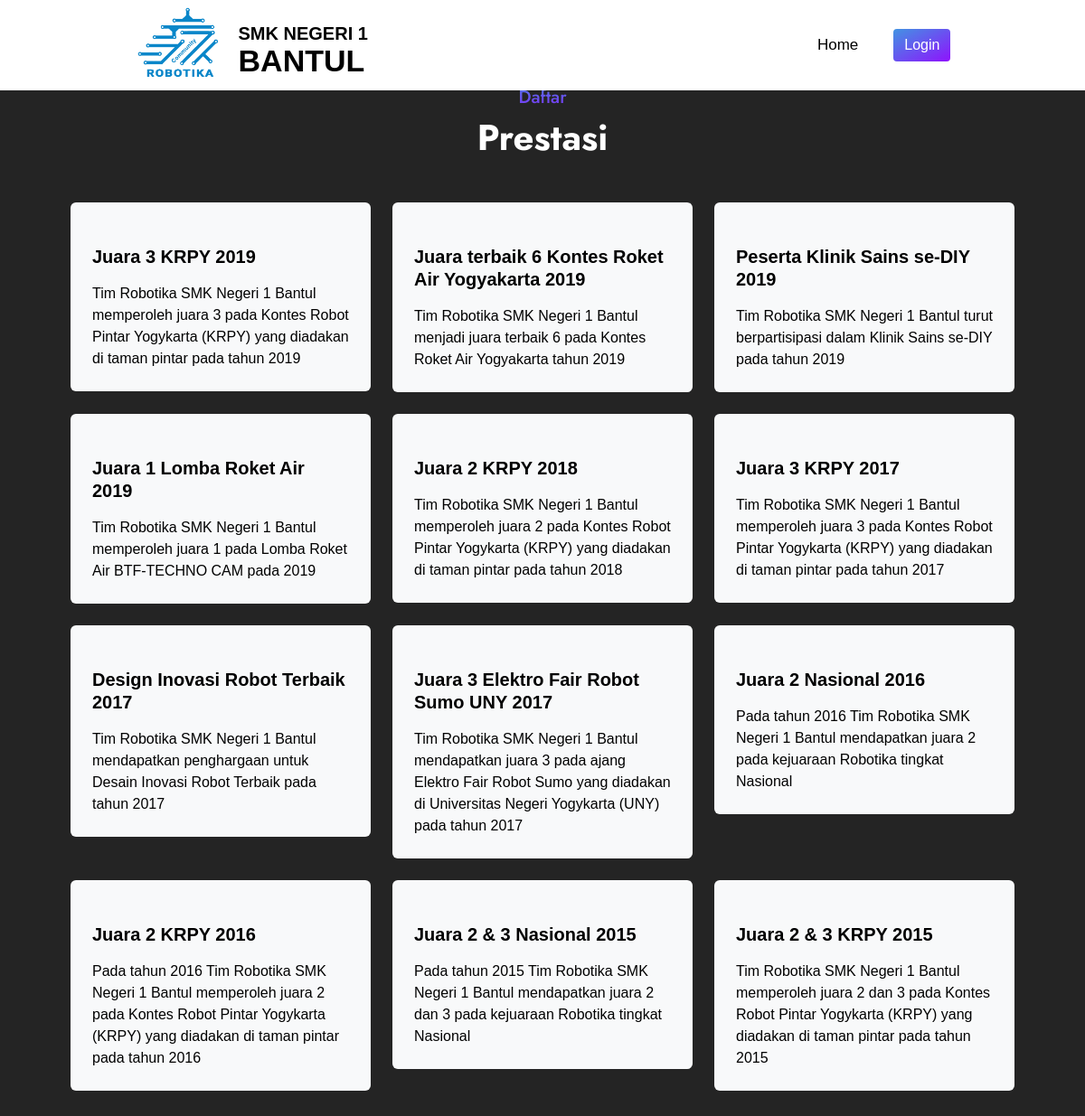
/prestasi-all.php, run on an earlier commit of the app's database.
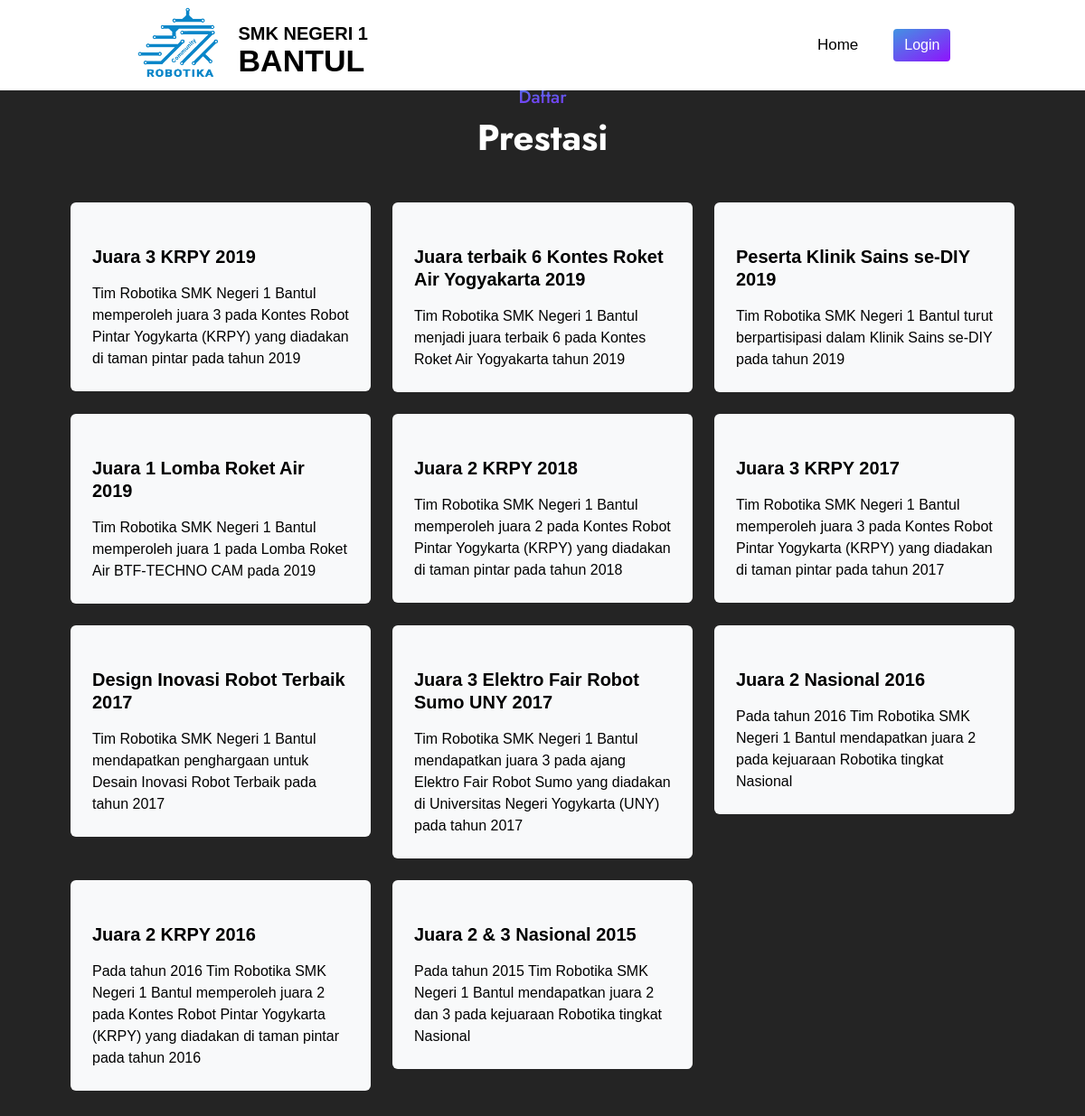
And on a later commit of the database.
### tables this page shows
CREATE TABLE `tb_prestasi` (
  `id` int(10) NOT NULL,
  `judul` varchar(225) NOT NULL,
  `keterangan` varchar(700) NOT NULL,
  `foto` varchar(255) DEFAULT NULL
);

### login/function.php (called while the page is built, shortened)
<?php
$conn = mysqli_connect("localhost", "root", "", "db_robotik");
function query($query) {
    global $conn;
    $result = mysqli_query($conn, $query);
    $rows = [];
    while( $row = mysqli_fetch_assoc($result) ) {
        $rows[] = $row;
    }
    return $rows;
}
?>

### prestasi-all.php (the view, shortened to what this page needs)
<?php
    require 'login/function.php';
    $prestasi = query("SELECT * FROM tb_prestasi ORDER BY id DESC");
?>
<!DOCTYPE html>
<html lang="en">
<head>
    <link href="https://cdnjs.cloudflare.com/ajax/libs/font-awesome/5.10.0/css/all.min.css" rel="stylesheet">
    <link href="https://cdn.jsdelivr.net/npm/bootstrap-icons@1.4.1/font/bootstrap-icons.css" rel="stylesheet">
    <link href="lib/animate/animate.min.css" rel="stylesheet">
    <link href="lib/owlcarousel/assets/owl.carousel.min.css" rel="stylesheet">
    <link href="css/bootstrap.min.css" rel="stylesheet">
    <link rel="stylesheet" href="css/style.css">
    <link href="assets/vendor/bootstrap/css/bootstrap.min.css" rel="stylesheet">
    <link href="assets/vendor/bootstrap-icons/bootstrap-icons.css" rel="stylesheet">
    <link href="assets/vendor/fontawesome-free/css/all.min.css" rel="stylesheet">
    <link href="assets/vendor/glightbox/css/glightbox.min.css" rel="stylesheet">
    <link href="assets/vendor/swiper/swiper-bundle.min.css" rel="stylesheet">
    <link href="assets/vendor/aos/aos.css" rel="stylesheet">
    <link rel="stylesheet" href="https://cdn.jsdelivr.net/npm/swiper@8/swiper-bundle.min.css"/>
    <link rel="stylesheet" href="https://cdn.jsdelivr.net/npm/bootstrap@5.2.1/dist/css/bootstrap.min.css">
    <link rel="stylesheet" href="css/style.css">
    <link rel="stylesheet" href="index.css">
</head>
<body>
    <nav class="">
        <div class="logo">
            <img class="logo-img" src="asset/1661611491162.png">
            <div class="logo-title">
                <div class="logo-title2">SMK NEGERI 1</div>
                <div class="logo-title1">BANTUL</div>
            </div>
        </div>
        <div style="height: 40px; display: flex;">
            <ul class="nav-links" style="margin-bottom: 0px;">
                <li class="center"><a href="index.php">Home</a></li>
            </ul>
            <a class="btn btn-primary-gradient" href="login/login.php" role="button" id="login1">Login</a>
        </div>
    </nav>
    <div class="container-xxl py-5" id="feature">
        <div class="container py-5 px-lg-5">
            <div class="text-center wow fadeInUp" data-wow-delay="0.1s">
                <h5 class="text-primary-gradient fw-medium">Daftar</h5>
                <h1 class="mb-5" style="color: white;">Prestasi</h1>
            </div>
            <div class="row g-4">
                <?php foreach( $prestasi as $row ) : ?>
                <div class="col-lg-4 col-md-6 wow fadeInUp" data-wow-delay="0.1s">
                    <div class="feature-item bg-light rounded p-4">
                        <h5 class="mb-3"><b><?= $row["judul"]; ?></b></h5>
                        <p class="m-0"><?= $row["keterangan"]; ?></p>
                    </div>
                </div>
                <?php endforeach; ?>
            </div>
        </div>
    </div>
</body>
</html>

### css/style.css (style rules this page uses)
:root { --primary: #4294E3; --secondary: #8F12FD; --light: #F0F6FF; --dark: #262B47; }
h1, h2, .fw-bold { font-weight: 700 !important; }
h5, h6, .fw-medium { font-weight: 500 !important; }
.text-primary-gradient { background: linear-gradient(to bottom right, var(--primary), var(--secondary)); -webkit-background-clip: text; -webkit-text-fill-color: transparent; }
.btn { transition: .5s; }
.btn.btn-primary-gradient, .btn.btn-secondary-gradient { position: relative; overflow: hidden; border: none; color: #FFFFFF; z-index: 1; }
.btn.btn-primary-gradient::after, .btn.btn-secondary-gradient::after { position: absolute; content: ""; top: 0; left: 0; width: 100%; height: 100%; transition: .5s; z-index: -1; opacity: 0; }
.btn.btn-primary-gradient, .btn.btn-secondary-gradient::after { background: linear-gradient(to bottom right, var(--primary), var(--secondary)); }
.btn.btn-secondary-gradient, .btn.btn-primary-gradient::after { background: linear-gradient(to bottom right, var(--secondary), var(--primary)); }
.feature-item { transition: .5s; }

### index.css (style rules this page uses)
* { margin: 0; padding: 0; box-sizing: border-box; font-family: 'Poppins', sans-serif; color: black; }
body { height: 100vh; align-items:center; justify-content: center; background: rgb(36, 36, 36); }
nav { width: 100%; display: flex; align-items: center; transition: background 1s; margin-top: 0; justify-content: space-around; z-index: 1000; position: fixed; background-color: #ffffff; color: black; }
.logo-title { margin-top: 8px; font-size: 25px; justify-content: center; align-items: center; margin-left: 10px; margin-bottom: 5px; }
.logo-title1 { line-height: 30px; color: black; font-size: 34px; }
.logo-title2 { line-height: 30px; color: black; font-size: 20px; }
nav .logo { display: flex; align-items: center; font-size: 26px; font-weight: 600; color: #fff; }
nav .logo img { width: 100px; margin-right: 7px; }
.logo-img { display: inline-block; width: 100px; }
nav ul li { display: inline-block; list-style: none; margin: 10px 15px; }
nav ul li a { text-decoration: none; color: #fff; font-size: 16,5px; position: relative; }
.nav-links { display: flex; align-items: center; margin-left: 160px; color: black; }
.nav-links li { list-style: none; margin: 0 12px; }
.nav-links li a { position: relative; color: black; font-size: 17px; font-weight: 500; padding: 6px 0; text-decoration: none; }
.nav-links li a:before { content: ''; position: absolute; bottom: 0; left: 8px; height: 3px; width: 0%; background: #dd0707; border-radius: 12px; transition: all 0.6s ease; margin-left: 15px; }
.nav-links li.center a:before { left: 30%; transform: translateX(-50%); }
#login1 { border: 2px solid white; text-align: center; margin-left: 25px; }

What changed in the data, as far as the page shows it:
removed tb_prestasi: judul "Juara 2 & 3 KRPY 2015", keterangan "Tim Robotika SMK Negeri 1 Bantul memperoleh juara 2 dan 3 pada Kontes Robot Pintar Yogykarta (KRPY) yang diadakan di taman pintar pada tahun 2015"
